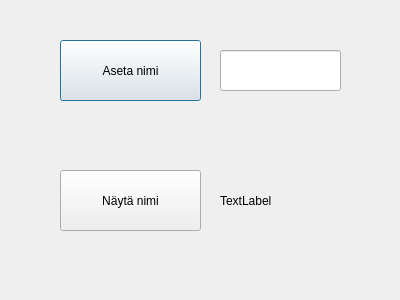
<?xml version="1.0" encoding="UTF-8"?>
<ui version="4.0">
 <class>Form1</class>
 <widget class="QDialog" name="Form1">
  <property name="geometry">
   <rect>
    <x>0</x>
    <y>0</y>
    <width>400</width>
    <height>300</height>
   </rect>
  </property>
  <property name="windowTitle">
   <string>Dialog</string>
  </property>
  <widget class="QPushButton" name="btnSetName">
   <property name="geometry">
    <rect>
     <x>60</x>
     <y>40</y>
     <width>141</width>
     <height>61</height>
    </rect>
   </property>
   <property name="text">
    <string>Aseta nimi</string>
   </property>
  </widget>
  <widget class="QPushButton" name="btnShowName">
   <property name="geometry">
    <rect>
     <x>60</x>
     <y>170</y>
     <width>141</width>
     <height>61</height>
    </rect>
   </property>
   <property name="text">
    <string>Näytä nimi</string>
   </property>
  </widget>
  <widget class="QLineEdit" name="textName">
   <property name="geometry">
    <rect>
     <x>220</x>
     <y>50</y>
     <width>121</width>
     <height>41</height>
    </rect>
   </property>
   <property name="text">
    <string/>
   </property>
  </widget>
  <widget class="QLabel" name="labelName">
   <property name="geometry">
    <rect>
     <x>220</x>
     <y>190</y>
     <width>131</width>
     <height>21</height>
    </rect>
   </property>
   <property name="text">
    <string>TextLabel</string>
   </property>
  </widget>
 </widget>
 <resources/>
 <connections/>
</ui>
